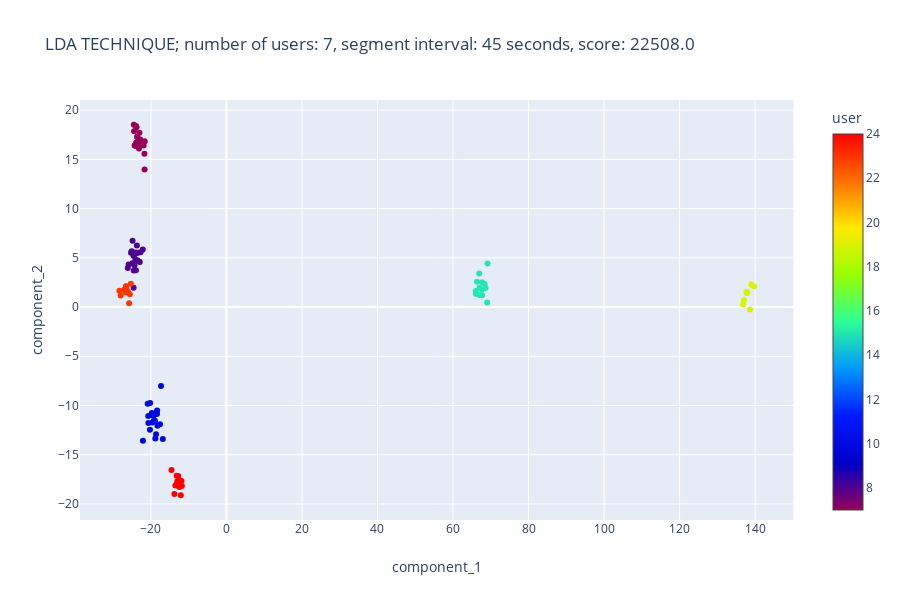
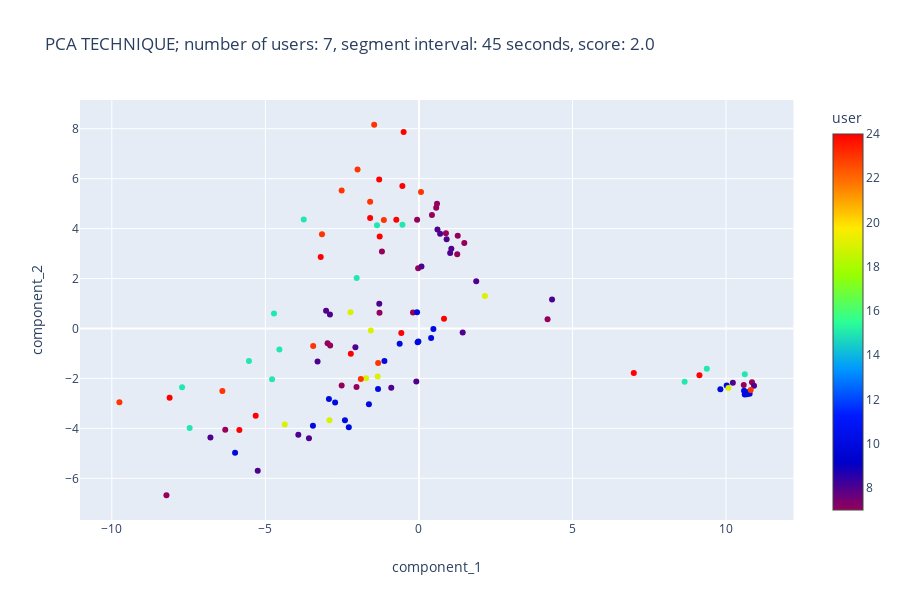

The code cell stored with these charts, in order, in its notebook:
### Markdown cell above
### Comparison to PCA

In the graphs below, we show the difference in spread of data after taking 2 most prominent components of lda and pca. We can observe a much higher explained variance ratio of the first 2 components with lda, as well as a much cleaner spread between classes.

You can play with the parameters but the result will not change much, as we discovered that lda is much more appropriate for processing the data we posses, mostly as the data is labelled. We will talk about the relation between number of users and length of interval segment in the next paragraphs.

### Code cell
# Parameters
number_of_users = 7
segment_interval_length = 45

# Get n random users and segment interval length
users = get_random_users(n=number_of_users)
interval = segment_intervals.index(segment_interval_length)
# Perform and visualize lda
lda, score = get_lda(datas[interval], users, score=True, stats=False)
fig = scatter(lda, x="component_1", y="component_2", color="user", color_continuous_scale='Rainbow', title="LDA TECHNIQUE; number of users: {}, segment interval: {} seconds, score: {}".format(number_of_users, segment_intervals[interval], score))
fig.show()
# Perform and visualize pca
pca, score = get_pca(datas[interval], users, score=True, stats=False)
fig = scatter(pca, x="component_1", y="component_2", color="user", color_continuous_scale='Rainbow', title="PCA TECHNIQUE; number of users: {}, segment interval: {} seconds, score: {}".format(number_of_users, segment_intervals[interval], score))
fig.show()

### Figure 1 — Plotly figure (JSON) as saved in the notebook; plotly's stock layout.template omitted (floating-point values rounded to 4 significant figures)
{"data": [{"hoverlabel": {"namelength": 0}, "hovertemplate": "component_1=%{x}<br>component_2=%{y}<br>user=%{marker.color}", "legendgroup": "", "marker": {"color": [7, 7, 7, 7, 7, 7, 7, 7, 7, 7, 7, 7, 7, 7, 7, 7, 7, 7, 7, 7, 7, 8, 8, 8, 8, 8, 8, 8, 8, 8, 8, 8, 8, 8, 8, 8, 8, 8, 8, 8, 8, 8, 8, 10, 10, 10, 10, 10, 10, 10, 10, 10, 10, 10, 10, 10, 10, 10, 10, 10, 10, 10, 10, 10, 10, 15, 15, 15, 15, 15, 15, 15, 15, 15, 15, 15, 15, 15, 19, 19, 19, 19, 19, 19, 19, 19, 23, 23, 23, 23, 23, 23, 23, 23, 23, 23, 23, 23, 23, 24, 24, 24, 24, 24, 24, 24, 24, 24, 24, 24, 24, 24, 24, 24], "coloraxis": "coloraxis", "symbol": "circle"}, "mode": "markers", "name": "", "showlegend": false, "type": "scatter", "x": [-22.79, -23.28, -23.03, -23.96, -23.05, -21.64, -21.94, -24.22, -24.52, -23.82, -23.16, -23.93, -21.68, -23.56, -24.46, -21.72, -22.4, -23.67, -24.32, -22.81, -23.96, -23.97, -23.57, -24.54, -24.12, -24.35, -23.42, -25.27, -22.96, -26.12, -24.36, -23.99, -24.01, -24.58, -25.9, -23.72, -24.6, -25.1, -22.74, -24.09, -22.16, -24.92, -24.86, -20.21, -20.85, -22.11, -19.68, -18.26, -19.2, -18.36, -18.64, -19.24, -20.25, -18.4, -20.71, -17.33, -16.85, -18.83, -19.01, -20.67, -19.63, -19.76, -18.94, -18.59, -17.58, 69.14, 67.71, 67.62, 66.95, 67.0, 69.06, 66.34, 67.0, 68.37, 66.04, 66.02, 68.6, 67.67, 136.8, 139.7, 138.7, 137.7, 137.9, 139.0, 137.9, 137.1, -26.58, -26.58, -28.34, -25.77, -26.07, -27.07, -28.02, -26.66, -26.53, -26.43, -26.63, -25.3, -25.58, -12.38, -13.19, -11.91, -13.79, -12.96, -12.79, -13.0, -13.02, -11.81, -12.58, -13.52, -12.08, -12.47, -14.55, -12.33], "xaxis": "x", "y": [16.52, 17.02, 17.69, 16.39, 16.46, 16.85, 16.4, 16.4, 18.52, 18.27, 16.11, 16.69, 13.98, 17.25, 17.85, 15.57, 16.52, 17.29, 16.4, 17.03, 18.4, 3.738, 4.743, 3.708, 5.553, 5.372, 5.506, 5.508, 4.586, 3.963, 4.243, 5.446, 5.445, 1.949, 4.332, 6.249, 5.205, 5.66, 5.559, 4.795, 5.85, 4.461, 6.741, -9.741, -9.825, -13.59, -10.98, -12.06, -11.51, -10.51, -12.91, -11.02, -12.47, -10.87, -11.06, -8.017, -13.41, -13.34, -11.58, -11.77, -11.74, -10.76, -11.56, -10.74, -11.91, 4.434, 1.194, 1.786, 3.401, 1.966, 0.4548, 2.578, 1.213, 2.348, 1.353, 1.632, 1.945, 2.514, 0.2473, 2.108, -0.2401, 1.546, 1.482, 2.301, 1.419, 0.7002, 2.087, 2.112, 1.657, 0.3843, 1.52, 1.748, 1.184, 1.492, 1.586, 1.758, 1.632, 2.374, 1.305, -17.59, -17.14, -17.66, -18.99, -17.66, -17.15, -17.93, -17.86, -18.17, -17.9, -18.12, -19.12, -18.27, -16.55, -17.93], "yaxis": "y"}], "layout": {"coloraxis": {"colorbar": {"title": {"text": "user"}}, "colorscale": [[0, "rgb(150,0,90)"], [0.125, "rgb(0,0,200)"], [0.25, "rgb(0,25,255)"], [0.375, "rgb(0,152,255)"], [0.5, "rgb(44,255,150)"], [0.625, "rgb(151,255,0)"], [0.75, "rgb(255,234,0)"], [0.875, "rgb(255,111,0)"], [1, "rgb(255,0,0)"]]}, "height": 600, "legend": {"tracegroupgap": 0}, "title": {"text": "LDA TECHNIQUE; number of users: 7, segment interval: 45 seconds, score: 22508.0"}, "xaxis": {"anchor": "y", "domain": [0, 0.98], "title": {"text": "component_1"}}, "yaxis": {"anchor": "x", "domain": [0, 1], "title": {"text": "component_2"}}}}

### Figure 2 — Plotly figure (JSON) as saved in the notebook; plotly's stock layout.template omitted (floating-point values rounded to 4 significant figures)
{"data": [{"hoverlabel": {"namelength": 0}, "hovertemplate": "component_1=%{x}<br>component_2=%{y}<br>user=%{marker.color}", "legendgroup": "", "marker": {"color": [7, 7, 7, 7, 7, 7, 7, 7, 7, 7, 7, 7, 7, 7, 7, 7, 7, 7, 7, 7, 7, 8, 8, 8, 8, 8, 8, 8, 8, 8, 8, 8, 8, 8, 8, 8, 8, 8, 8, 8, 8, 8, 8, 10, 10, 10, 10, 10, 10, 10, 10, 10, 10, 10, 10, 10, 10, 10, 10, 10, 10, 10, 10, 10, 10, 15, 15, 15, 15, 15, 15, 15, 15, 15, 15, 15, 15, 15, 19, 19, 19, 19, 19, 19, 19, 19, 23, 23, 23, 23, 23, 23, 23, 23, 23, 23, 23, 23, 23, 24, 24, 24, 24, 24, 24, 24, 24, 24, 24, 24, 24, 24, 24, 24], "coloraxis": "coloraxis", "symbol": "circle"}, "mode": "markers", "name": "", "showlegend": false, "type": "scatter", "x": [4.188, -8.221, -6.306, -2.032, -0.1934, 1.247, 1.477, -2.975, -0.02578, 0.879, 1.263, -2.516, 10.58, -1.284, 0.5626, 0.424, -1.204, 0.589, -0.05976, -2.89, 10.84, 10.91, -5.249, -0.9009, -3.301, 1.055, 0.9018, 1.866, -0.08494, 4.334, -3.581, 1.425, -3.927, 0.6902, 0.6032, 1.017, -2.898, 0.08263, -3.023, -6.79, -1.291, -2.069, 10.22, 10.61, 10.77, 10.02, -2.409, -3.451, -1.628, 0.3964, 0.4709, -0.6272, -1.331, -2.729, -2.93, 10.72, 10.68, 9.815, -5.987, -1.124, -0.01719, -0.0612, -0.04283, -2.284, 10.59, 9.375, -7.465, -4.544, -1.365, -2.027, -3.751, -4.72, -4.782, -0.5368, 8.652, -7.712, -5.535, 10.61, 10.08, -1.344, -1.722, -2.914, -2.229, -4.369, -1.566, 2.149, -3.442, -6.4, -1.59, -1.999, -2.516, -1.892, 10.8, -3.157, -9.753, -1.457, -1.142, 0.0676, -1.328, -3.198, -5.847, -0.5734, -2.218, -1.59, -0.4983, -1.278, 0.8166, 9.134, -5.316, -8.118, -0.5388, -1.294, -0.7366, 6.996], "xaxis": "x", "y": [0.3708, -6.679, -4.06, -2.347, 0.6392, 2.976, 3.427, -0.5884, 2.415, 3.809, 3.71, -2.287, -2.268, 0.632, 4.837, 4.545, 3.082, 4.991, 4.353, -0.6815, -2.149, -2.297, -5.697, -2.375, -1.324, 3.196, 3.578, 1.888, -2.125, 1.164, -4.399, -0.1575, -4.261, 3.793, 3.966, 3.022, 0.5557, 2.484, 0.7061, -4.363, 0.9928, -0.7536, -2.177, -2.648, -2.611, -2.281, -3.672, -3.9, -3.033, -0.3818, -0.01613, -0.6105, -2.419, -2.963, -2.829, -2.547, -2.633, -2.436, -4.981, -1.303, -0.518, 0.6486, -0.5513, -3.96, -2.493, -1.611, -3.989, -0.8371, 4.133, 2.023, 4.36, 0.6039, -2.029, 4.157, -2.134, -2.355, -1.303, -1.832, -2.383, -1.922, -1.997, -3.678, 0.6454, -3.843, -0.08205, 1.305, -0.7008, -2.503, 5.073, 6.367, 5.523, -2.019, -2.461, 3.776, -2.954, 8.159, 4.344, 5.471, -1.38, 2.858, -4.065, -0.1857, -1.01, 4.425, 7.87, 3.687, 0.3858, -1.87, -3.495, -2.777, 5.707, 5.97, 4.357, -1.788], "yaxis": "y"}], "layout": {"coloraxis": {"colorbar": {"title": {"text": "user"}}, "colorscale": [[0, "rgb(150,0,90)"], [0.125, "rgb(0,0,200)"], [0.25, "rgb(0,25,255)"], [0.375, "rgb(0,152,255)"], [0.5, "rgb(44,255,150)"], [0.625, "rgb(151,255,0)"], [0.75, "rgb(255,234,0)"], [0.875, "rgb(255,111,0)"], [1, "rgb(255,0,0)"]]}, "height": 600, "legend": {"tracegroupgap": 0}, "title": {"text": "PCA TECHNIQUE; number of users: 7, segment interval: 45 seconds, score: 2.0"}, "xaxis": {"anchor": "y", "domain": [0, 0.98], "title": {"text": "component_1"}}, "yaxis": {"anchor": "x", "domain": [0, 1], "title": {"text": "component_2"}}}}
